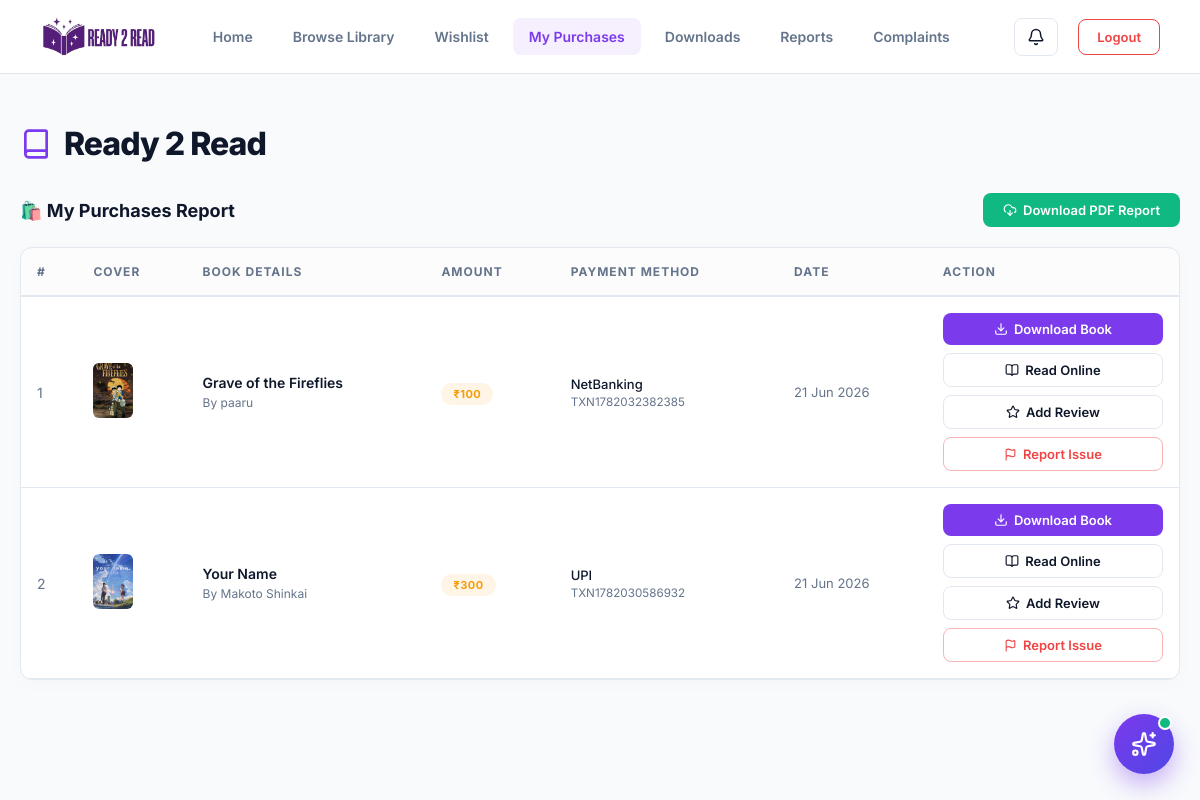
Page /reader/myPurchases.php (signed in) on the committed database.
### tables this page shows
CREATE TABLE IF NOT EXISTS `payments` (
  `payid` int NOT NULL AUTO_INCREMENT,
  `purchaseid` int NOT NULL,
  `userId` int NOT NULL,
  `bid` int NOT NULL,
  `amount` int NOT NULL,
  `payment_method` varchar(20) NOT NULL DEFAULT 'UPI',
  `transaction_id` varchar(100) NOT NULL DEFAULT '',
  `payment_date` datetime NOT NULL,
  `status` int NOT NULL DEFAULT '1',
  PRIMARY KEY (`payid`)
);

CREATE TABLE IF NOT EXISTS `books` (
  `bid` int NOT NULL AUTO_INCREMENT,
  `bname` varchar(50) NOT NULL,
  `AuthorName` varchar(20) NOT NULL,
  `description` text NOT NULL,
  `cid` int NOT NULL,
  `CoverImage` varchar(255) NOT NULL,
  `story` text NOT NULL,
  `is_paid` varchar(10) NOT NULL,
  `price` int NOT NULL,
  `AddedDate` date NOT NULL,
  `status` int NOT NULL DEFAULT '1',
  PRIMARY KEY (`bid`)
);

CREATE TABLE IF NOT EXISTS `purchases` (
  `purchaseid` int NOT NULL AUTO_INCREMENT,
  `userId` int NOT NULL,
  `bid` int NOT NULL,
  `amount` int NOT NULL,
  `purchase_date` datetime NOT NULL,
  `payment_status` varchar(15) NOT NULL DEFAULT 'pending',
  `transaction_id` varchar(100) NOT NULL DEFAULT '',
  `status` int NOT NULL DEFAULT '1',
  PRIMARY KEY (`purchaseid`)
);

### classes/DataAccess.class.php (called while the page is built, shortened)
<?php
class DataAccess
{
	private $_con,$_query,$_errors;
	public function __construct()
	{
		if(!$this->_con=mysqli_connect(DB_HOST,DB_USER,DB_PASSWORD,DB_NAME))
		{
			die("connection Error");
		}
	}
	public function query($query)
	{
		if(isset($query))
		{
			$query = trim($query);
			$words=explode(' ',$query);
			$this->_query=$query;
			$res=mysqli_query($this->_con,$this->_query);
			if($words[0]=='select' || $words[0]=='Select' || $words[0]=='SELECT')
			{
				if(mysqli_num_rows($res))
				{
					$dataArr=array();
					while($row=mysqli_fetch_assoc($res))
					{
						$dataArr[] = $row;
					}
					return $dataArr;
				}
				else
				{
					return false;
				}
			}
		}
	}
}
?>

### reader/myPurchases.php (the view, shortened to what this page needs)
<?php
include("readerHeader.php");
$dao      = new DataAccess();
$readerId = $_SESSION['reader_id'];
$purchases = $dao->query("
    SELECT p.*, b.bname, b.AuthorName, b.CoverImage, b.story, py.payment_method, py.transaction_id as pay_txn
    FROM purchases p
    LEFT JOIN books b ON p.bid = b.bid
    LEFT JOIN payments py ON p.purchaseid = py.purchaseid
    WHERE p.userId='$readerId' AND p.status=1
    ORDER BY p.purchase_date DESC
");
?>
<div style="display:flex; justify-content:space-between; align-items:center; margin-bottom:20px;">
    <h2 style="margin:0; font-size:18px;">🛍️ My Purchases Report</h2>
    <button type="button" onclick="exportReportToPDF('reader-purchases-content', 'My_Purchases_Report', 'Reader Purchase History Report')" class="btn no-print" style="padding:9px 20px; font-size:13px; gap:6px; background:#10b981; color:#ffffff; border:none; cursor:pointer; display:flex; align-items:center;">
        <i data-lucide="download-cloud" style="width:14px;height:14px;"></i> Download PDF Report
    </button>
</div>
<div id="reader-purchases-content">
<div class="glass-card" style="padding:0; overflow:hidden;">
    <?php if ($purchases): ?>
    <table>
        <thead>
            <tr>
                <th>#</th>
                <th>Cover</th>
                <th>Book Details</th>
                <th>Amount</th>
                <th>Payment Method</th>
                <th>Date</th>
                <th class="no-print">Action</th>
            </tr>
        </thead>
        <tbody>
        <?php $i = 1; foreach ($purchases as $p): ?>
            <tr>
                <td><span style="color:var(--text-muted);"><?= $i++ ?></span></td>
                <td><img src="../uploads/<?= htmlspecialchars($p['CoverImage']) ?>" style="width:40px; height:55px; object-fit:cover; border-radius:6px;" onerror="this.src='../assets/img/placeholder.png'"/></td>
                <td>
                    <div style="font-weight:600; margin-bottom:4px;"><?= htmlspecialchars($p['bname']) ?></div>
                    <div style="font-size:12px; color:var(--text-muted);">By <?= htmlspecialchars($p['AuthorName']) ?></div>
                </td>
                <td><span class="badge badge-paid">₹<?= $p['amount'] ?></span></td>
                <td>
                    <div style="font-weight:500; font-size:13px;"><?= htmlspecialchars($p['pay_txn'] ? $p['payment_method'] : '-') ?></div>
                    <small style="color:var(--text-muted);"><?= htmlspecialchars($p['transaction_id']) ?></small>
                </td>
                <td style="color:var(--text-muted); font-size:13px;"><?= date('d M Y', strtotime($p['purchase_date'])) ?></td>
                <td class="no-print">
                    <div style="display:flex; gap:8px; flex-direction:column;">
                        <a href="downloadBook.php?bid=<?= $p['bid'] ?>" class="btn" style="padding:8px 16px; font-size:13px; text-align:center; display:flex; align-items:center; justify-content:center; gap:6px;">
                            <i data-lucide="download" style="width:14px;height:14px;"></i> Download Book
                        </a>
                        <a href="../uploadpdf/<?= htmlspecialchars($p['story']) ?>" target="_blank" class="btn-outline" style="padding:8px 16px; font-size:13px; text-align:center; display:flex; align-items:center; justify-content:center; gap:6px;">
                            <i data-lucide="book-open" style="width:14px;height:14px;"></i> Read Online
                        </a>
                        <a href="bookDetail.php?bid=<?= $p['bid'] ?>#review" class="btn-outline" style="padding:8px 16px; font-size:13px; text-align:center; display:flex; align-items:center; justify-content:center; gap:6px;">
                            <i data-lucide="star" style="width:14px;height:14px;"></i> Add Review
                        </a>
                        <a href="complaints.php?bid=<?= $p['bid'] ?>&type=Payment" class="btn-outline" style="padding:8px 16px; font-size:13px; text-align:center; border-color:rgba(239,68,68,0.4); color:#ef4444; display:flex; align-items:center; justify-content:center; gap:6px;" title="Report an issue with this purchase">
                            <i data-lucide="flag" style="width:13px;height:13px;"></i> Report Issue
                        </a>
                    </div>
                </td>
            </tr>
        <?php endforeach; ?>
        </tbody>
    </table>
    <?php endif; ?>
</div>
</div>
<?php include("readerFooter.php"); ?>

### reader/readerHeader.php (style rules this page uses)
:root { --bg: #f8fafc; --navbar: #ffffff; --card: #ffffff; --accent: #7c3aed; --accent-glow: rgba(124, 58, 237, 0.08); --border: #e2e8f0; --text-main: #0f172a; --text-muted: #64748b; --input-bg: #ffffff; }
* { margin:0; padding:0; box-sizing:border-box; font-family:'Inter',sans-serif; }
body { background-color: var(--bg); color: var(--text-main); min-height: 100vh; }
.btn-outline { border: 1px solid var(--border); padding: 9px 18px; border-radius: 8px; color: var(--text-main); text-decoration: none; font-size: 13px; font-weight: 600; transition: 0.2s; }
.glass-card { background:var(--card); border:1px solid var(--border); padding:28px; border-radius:12px; margin-bottom:28px; box-shadow: 0 4px 20px rgba(9, 9, 11, 0.02); }
.btn { display:inline-flex; align-items:center; justify-content:center; padding:12px 24px; background:var(--accent); border:none; color:white; border-radius:8px; cursor:pointer; font-size:14px; font-weight:600; transition:all 0.2s; text-decoration:none; gap: 8px; }
table { width:100%; border-collapse:collapse; font-size:14px; }
th { background:rgba(0,0,0,0.01); color:var(--text-muted); padding:16px; text-align:left; font-size:12px; text-transform:uppercase; letter-spacing:1px; border-bottom:2px solid var(--border); }
td { padding:16px; border-bottom:1px solid var(--border); vertical-align:middle; }
.badge { padding:4px 12px; border-radius:20px; font-size:11px; font-weight:700; text-transform:uppercase; letter-spacing: 0.5px; }
.badge-paid { background:rgba(245,158,11,0.1); color:#f59e0b; }

### rows in the picture
payments: bid.CoverImage (picture), bid.bname "Grave of the Fireflies", bid.AuthorName "paaru", purchaseid.amount "100", payment_method "NetBanking", purchaseid.transaction_id "TXN1782032382385", purchaseid.purchase_date "21 Jun 2026"
payments: bid.CoverImage (picture), bid.bname "Your Name", bid.AuthorName "Makoto Shinkai", purchaseid.amount "300", payment_method "UPI", purchaseid.transaction_id "TXN1782030586932", purchaseid.purchase_date "21 Jun 2026"

### other values in the picture
$titles[$currentPage] "Ready 2 Read"
